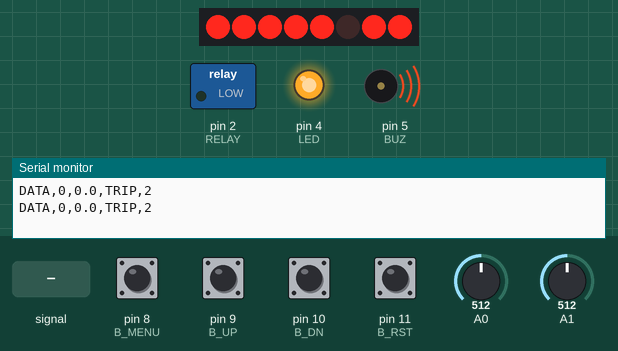
Bench run of a sketch on a simulated Arduino Uno, built with avr-gcc and run on an emulated ATmega328P. Shown: 8 port-expander outputs drawn as a row of LEDs (first output left, lit = HIGH), switched loads named in the sketch (green lamp = pin HIGH), output pins drawn as LEDs (lit = HIGH), buzzer (waves = sounding, pin HIGH), the last lines printed to the serial monitor. Wiring (inferred from the names in the program): PCF8574 port expander at I2C address 0x3E. Wiring (inferred from the signals the program sends): row of LEDs: on Q0, Q1, Q2, Q3, Q4, Q5, Q6, Q7. The inputs (shaded band) are chosen by the test bench; at power-on: pin 8 (B_MENU), pin 9 (B_UP), pin 10 (B_DN), pin 11 (B_RST) HIGH, A0 = 512, A1 = 512. EEPROM starts erased.

Above: at 1.6 s.
1.7 s: A0 fed a 1000 Hz sine of ±255 counts around its level
At 2.0 s:
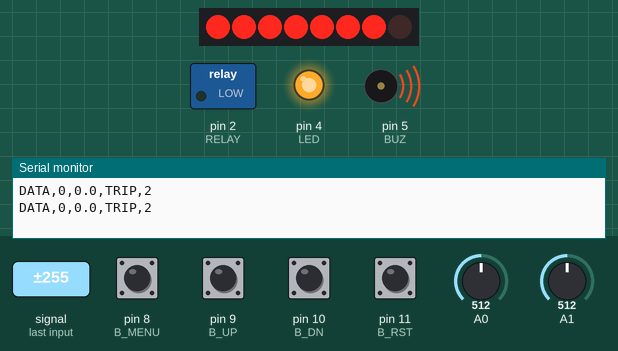
At 3.1 s:
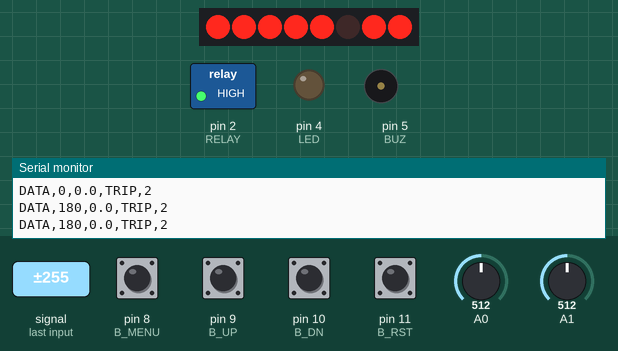
4.2 s: A0 set to 240
At 4.44 s:
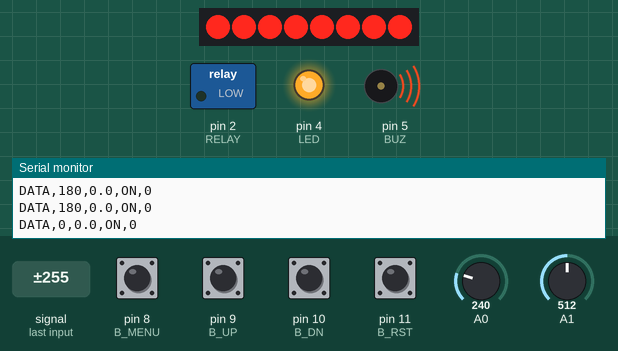
Timing chart, 0 to 7.2 s (numbered marks = the images above; inputs shaded):
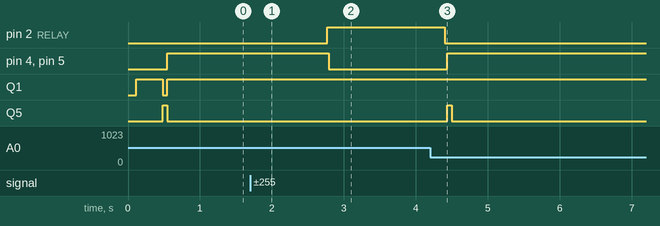

Measured:
- after the input at 1.7 s, pin 2 (RELAY): LOW → HIGH after 1.1 s; pin 4 (LED), pin 5 (BUZ): HIGH → LOW after 1.1 s
- after the input at 4.2 s, pin 2 (RELAY): HIGH → LOW after 0.21 s; pin 4 (LED), pin 5 (BUZ): LOW → HIGH after 0.23 s; Q5: LOW → HIGH after 0.24 s, → LOW 0.06 s later

The sketch:

voltage_protector.ino
```cpp
#include <Wire.h>
#include <EEPROM.h>
#include <math.h>
#include <stdio.h>
#include <string.h>
#include <ctype.h>

// Voltage Protector - ATmega328P / Simulino UNO
// A0: Voltage sense, A1: Current sense
// D2: Relay, D4: LED, D5: Buzzer
// D8: MENU, D9: UP, D10: DOWN, D11: RESET
// A4: SDA, A5: SCL

// LCD JHD-2X16-I2C, address 0x3E
class Lcd3E {
public:
  void cmd(uint8_t c) {
    Wire.beginTransmission(0x3E);
    Wire.write(0x80);
    Wire.write(c);
    Wire.endTransmission();
    delay(2);
  }

  void init() {
    Wire.begin();
    delay(100);
    cmd(0x38);
    cmd(0x39);
    cmd(0x14);
    cmd(0x7F);
    cmd(0x5E);
    cmd(0x6C);
    delay(300);
    cmd(0x38);
    cmd(0x0C);
    cmd(0x01);
    delay(5);
    cmd(0x06);
  }

  void backlight() {}

  void setCursor(uint8_t c, uint8_t r) {
    cmd(0x80 | (r ? 0x40 : 0) | c);
  }

  void print(const char* s) {
    Wire.beginTransmission(0x3E);
    Wire.write(0x40);
    while (*s) Wire.write(*s++);
    Wire.endTransmission();
  }
};

Lcd3E lcd;

// Pin definitions
const int RELAY = 2;
const int LED = 4;
const int BUZ = 5;

const int B_MENU = 8;
const int B_UP = 9;
const int B_DN = 10;
const int B_RST = 11;

// Sensor calibration (check: normal source should read about 230 V)
const float VREF = 5.0;
const float V_SCALE = 204.65;
const float I_SENS = 0.185;
const float I_ZERO = 2.5;

// First connect after power-up (independent of REC)
const unsigned long STARTUP_MS = 1000;
bool startup = true;

// Reconnect only when comfortably inside the limits
const int HYST_V = 5;

bool ocLatch = false;                       // over-current seen: needs manual RESET

// Configuration
struct Cfg {
  uint16_t magic;
  uint16_t ov;
  uint16_t uv;
  float oc;
  uint16_t dly;
  uint16_t rec;
} cfg;

float vrms = 0;
float iavg = 0;

bool tripped = true;
bool streamEnabled = true;

uint8_t cause = 0;
uint8_t fault = 0;
uint8_t menu = 0;

unsigned long faultSince = 0;
unsigned long tripTime = 0;
unsigned long lastTx = 0;
unsigned long lastBtnMs = 0;

char rx[32];
uint8_t rxLen = 0;
unsigned long lastRxMs = 0;
unsigned long holdUntil = 0;                // no DATA lines before this time

// Save settings
void saveCfg() {
  EEPROM.put(0, cfg);
}

// Restrict settings to valid ranges
void clampCfg() {
  cfg.ov = constrain(cfg.ov, 200, 400);
  cfg.uv = constrain(cfg.uv, 50, 220);
  cfg.oc = constrain(cfg.oc, 0.5, 20.0);
  cfg.dly = constrain(cfg.dly, 0, 5000);
  cfg.rec = constrain(cfg.rec, 0, 600);

  // keep OV at least 20 V above UV so the reconnect band always exists
  if (cfg.ov < cfg.uv + 20) {
    cfg.ov = min(400, (int)cfg.uv + 20);
  }
}

// Load settings from EEPROM
void loadCfg() {
  EEPROM.get(0, cfg);

  if (cfg.magic != 0xA55A) {
    cfg.magic = 0xA55A;
    cfg.ov = 280;
    cfg.uv = 170;
    cfg.oc = 10.0;
    cfg.dly = 120;
    cfg.rec = 10;
    saveCfg();
  }

  clampCfg();
  saveCfg();
}

// Measure AC voltage and current
void measure() {
  unsigned long n = 0;
  unsigned long s = 0;
  unsigned long s2 = 0;
  unsigned long t0 = millis();
  float isum = 0;

  while (millis() - t0 < 40) {
    int a = analogRead(A0);

    s += a;
    s2 += (unsigned long)a * a;

    float currentVoltage = analogRead(A1) * VREF / 1023.0;
    isum += fabs(currentVoltage - I_ZERO) / I_SENS;

    n++;
  }

  if (n == 0) return;

  float mean = (float)s / n;
  float var = (float)s2 / n - mean * mean;

  vrms = sqrt(var > 0 ? var : 0) * VREF / 1023.0 * V_SCALE;
  iavg = isum / n;
}

// Close the relay and clear the trip
void clearTrip() {
  tripped = false;
  startup = false;
  ocLatch = false;
  cause = 0;
  faultSince = 0;
  digitalWrite(RELAY, HIGH);
}

// Protection logic
void protect() {
  fault = (vrms > cfg.ov) ? 1 :
          (vrms < cfg.uv) ? 2 :
          (iavg > cfg.oc) ? 3 : 0;

  if (!tripped) {
    if (fault) {
      if (!faultSince) faultSince = millis();

      if (millis() - faultSince >= cfg.dly) {
        digitalWrite(RELAY, LOW);
        tripped = true;
        cause = fault;
        ocLatch = (iavg > cfg.oc);        // latch if over-current is present
        tripTime = millis();
        menu = 0;                         // show the TRIP screen immediately
      }
    } else {
      faultSince = 0;
    }
  } else {
    // While tripped, the shown cause follows the live fault
    if (fault) {
      cause = fault;
      tripTime = millis();                // reconnect timer restarts while a fault is present
    }
    if (iavg > cfg.oc) ocLatch = true;    // over-current stays latched until RESET

    // Power-up connect (1 s) or automatic recovery (REC seconds).
    // Reconnect only when inside the limits by HYST_V (no chatter).
    bool inBand = vrms < cfg.ov - HYST_V &&
                  vrms > cfg.uv + HYST_V &&
                  iavg <= cfg.oc;
    bool autoOk = inBand && !ocLatch && (startup || cfg.rec);
    unsigned long waitMs = startup ? STARTUP_MS : cfg.rec * 1000UL;

    if (autoOk && millis() - tripTime >= waitMs) {
      clearTrip();
    }
  }
}

// Buttons: MENU, UP, DOWN, RESET
void buttons() {
  static bool menuPrev = HIGH;
  static bool upPrev = HIGH;
  static bool dnPrev = HIGH;
  static bool rstPrev = HIGH;

  bool menuNow = digitalRead(B_MENU);
  bool upNow = digitalRead(B_UP);
  bool dnNow = digitalRead(B_DN);
  bool rstNow = digitalRead(B_RST);

  // idle for 15 s on a settings screen: save and return to the main screen
  if (!menuNow || !upNow || !dnNow || !rstNow) lastBtnMs = millis();
  if (menu != 0 && millis() - lastBtnMs > 15000) {
    menu = 0;
    clampCfg();
    saveCfg();
  }

  if (menuPrev == HIGH && menuNow == LOW) {
    menu = (menu + 1) % 6;

    if (menu == 0) {
      clampCfg();
      saveCfg();
    }
  }

  int direction = 0;

  if (upPrev == HIGH && upNow == LOW) {
    direction = 1;
  } else if (dnPrev == HIGH && dnNow == LOW) {
    direction = -1;
  }

  if (direction != 0) {
    switch (menu) {
      case 1: cfg.ov  = constrain((int)cfg.ov  + 5 * direction, 200, 400);  break;
      case 2: cfg.uv  = constrain((int)cfg.uv  + 5 * direction, 50, 220);   break;
      case 3: cfg.oc += 0.5 * direction;                                    break;
      case 4: cfg.dly = constrain((int)cfg.dly + 10 * direction, 0, 5000);  break;
      case 5: cfg.rec = constrain((int)cfg.rec + direction, 0, 600);        break;
    }

    clampCfg();
    saveCfg();
  }

  if (rstPrev == HIGH && rstNow == LOW && fault == 0) {
    clearTrip();
  }

  menuPrev = menuNow;
  upPrev = upNow;
  dnPrev = dnNow;
  rstPrev = rstNow;

  delay(20);
}

// One DATA line: voltage, current, state, trip cause
void sendData() {
  Serial.print(F("DATA,"));
  Serial.print((int)vrms);
  Serial.print(',');
  Serial.print(iavg, 1);
  Serial.print(',');
  Serial.print(tripped ? F("TRIP") : F("ON"));
  Serial.print(',');
  Serial.println(cause);
}

// Handle serial commands
void handleCmd(String s) {
  s.trim();
  while (s.indexOf("  ") >= 0) s.replace("  ", " ");   // collapse double spaces
  if (s == "STREAMOFF") s = "STREAM OFF";
  if (s == "STREAMON")  s = "STREAM ON";

  if (s == "GET") {
    Serial.print(F("CFG,"));
    Serial.print(cfg.ov);
    Serial.print(',');
    Serial.print(cfg.uv);
    Serial.print(',');
    Serial.print(cfg.oc);
    Serial.print(',');
    Serial.print(cfg.dly);
    Serial.print(',');
    Serial.println(cfg.rec);

  } else if (s == "STATUS") {
    sendData();

  } else if (s == "STREAM OFF") {
    streamEnabled = false;
    Serial.println(F("OK,STREAM_OFF"));

  } else if (s == "STREAM ON") {
    streamEnabled = true;
    lastTx = millis();
    Serial.println(F("OK,STREAM_ON"));

  } else if (s == "RESET") {
    if (!fault) {
      clearTrip();
      Serial.println(F("OK"));
    } else {
      Serial.println(F("ERR FAULT ACTIVE"));
    }

  } else if (s.startsWith("SET ")) {
    int sp = s.indexOf(' ', 4);

    if (sp < 0) {
      Serial.println(F("ERR FORMAT"));
      return;
    }

    String k = s.substring(4, sp);
    float v = s.substring(sp + 1).toFloat();
    if (v < 0) v = 0;                     // no negative values (unsigned settings)

    if (k == "OV") {
      cfg.ov = (uint16_t)v;
    } else if (k == "UV") {
      cfg.uv = (uint16_t)v;
    } else if (k == "OC") {
      cfg.oc = v;
    } else if (k == "DLY") {
      cfg.dly = (uint16_t)min(v, 5000.0f);
    } else if (k == "REC") {
      cfg.rec = (uint16_t)min(v, 600.0f);
    } else {
      Serial.println(F("ERR KEY"));
      return;
    }

    clampCfg();
    saveCfg();
    Serial.println(F("OK"));

  } else {
    Serial.print(F("ERR CMD ["));
    Serial.print(s);
    Serial.println(F("]"));
  }
}

// Read serial commands. Any typed character pauses the stream (telemetry
// checks rxLen). 2 s after Enter the stream resumes, even after a wrong command.
void serialCmd() {
  // abandon a half-typed command after 10 s so the stream can resume
  if (rxLen > 0 && millis() - lastRxMs > 10000) rxLen = 0;

  while (Serial.available() > 0) {
    char c = Serial.read();
    lastRxMs = millis();

    if (c == '\r' || c == '\n') {
      if (rxLen > 0) {
        rx[rxLen] = '\0';
        handleCmd(String(rx));
        rxLen = 0;
        holdUntil = millis() + 2000;      // stream resumes 2 s after the command
      }
    } else if (c == 8 || c == 127) {      // backspace / delete
      if (rxLen > 0) rxLen--;
    } else if (c >= 32 && c <= 126 && rxLen < sizeof(rx) - 1) {
      rx[rxLen++] = toupper((unsigned char)c);
    }
  }
}

// LCD display: redraws at most 4 times a second, only changed lines
void display() {
  char a[17] = "", b[17] = "";

  const char* nm[] = {"", "OV", "UV", "OC", "DLY", "REC"};
  const char* cs[] = {"", "OV", "UV", "OC"};

  if (menu == 0) {
    int current10 = (int)(iavg * 10.0 + 0.5);

    snprintf(a, sizeof(a), "V:%3dV I:%2d.%dA",
             (int)vrms,
             current10 / 10,
             current10 % 10);

    snprintf(b, sizeof(b), "%s %s",
             tripped ? "TRIP" : "ON",
             tripped ? cs[cause] : "");
  } else {
    snprintf(a, sizeof(a), "SET %s", nm[menu]);

    switch (menu) {
      case 1:
        snprintf(b, sizeof(b), "%u V", cfg.ov);
        break;
      case 2:
        snprintf(b, sizeof(b), "%u V", cfg.uv);
        break;
      case 3: {
        int oc10 = (int)(cfg.oc * 10.0 + 0.5);
        snprintf(b, sizeof(b), "%d.%d A", oc10 / 10, oc10 % 10);
        break;
      }
      case 4:
        snprintf(b, sizeof(b), "%u ms", cfg.dly);
        break;
      case 5:
        snprintf(b, sizeof(b), "%u sec", cfg.rec);
        break;
    }
  }

  char line1[17], line2[17];
  snprintf(line1, sizeof(line1), "%-16.16s", a);
  snprintf(line2, sizeof(line2), "%-16.16s", b);

  static char last[2][17] = {"", ""};
  static unsigned long lastLcd = 0;

  if (millis() - lastLcd >= 250) {
    lastLcd = millis();

    if (strcmp(line1, last[0]) != 0) {
      lcd.setCursor(0, 0);
      lcd.print(line1);
      strcpy(last[0], line1);
    }
    if (strcmp(line2, last[1]) != 0) {
      lcd.setCursor(0, 1);
      lcd.print(line2);
      strcpy(last[1], line2);
    }
  }

  bool alarm = tripped && cause != 0;
  digitalWrite(LED, alarm);
  digitalWrite(BUZ, alarm);
}

// Telemetry every 500 ms while enabled, paused during typing and 2 s after Enter
void telemetry() {
  if (!streamEnabled || rxLen > 0 || millis() < holdUntil) return;
  if (millis() - lastTx < 500) return;

  lastTx = millis();
  sendData();
}

void setup() {
  pinMode(RELAY, OUTPUT);
  pinMode(LED, OUTPUT);
  pinMode(BUZ, OUTPUT);

  pinMode(B_MENU, INPUT_PULLUP);
  pinMode(B_UP, INPUT_PULLUP);
  pinMode(B_DN, INPUT_PULLUP);
  pinMode(B_RST, INPUT_PULLUP);

  // Start disconnected
  digitalWrite(RELAY, LOW);
  digitalWrite(LED, LOW);
  digitalWrite(BUZ, LOW);

  Serial.begin(9600);

  lcd.init();
  lcd.backlight();

  loadCfg();

  tripTime = millis();
  lastTx = millis();
}

void loop() {
  serialCmd();

  measure();
  protect();
  buttons();
  display();
  telemetry();
}
```
